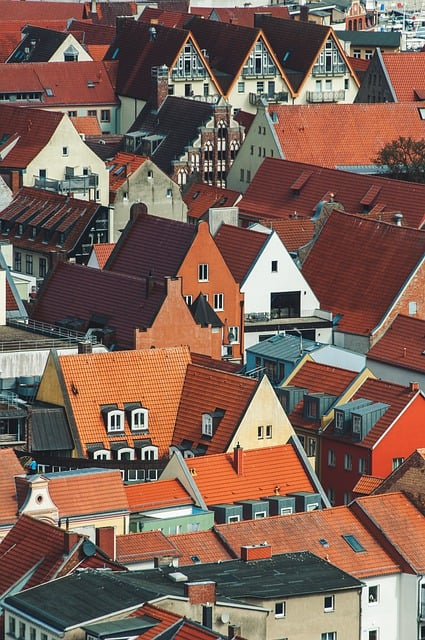
#> input picture images/houses-7924558_640.jpg, 425 x 640 px; its folder holds only this picture in this run
$ python cartoonize.py
#> lines starting #> are read from the running program, lines starting #| are printed output that depends on the picture; after the words box and inside, x2 and y2 are one past the last pixel; in counts of white or black regions, pixels touching at a corner belong together
import cv2
import numpy as np
import os

def gen_edge_image(image):
    gray_image = cv2.cvtColor(image, cv2.COLOR_BGR2GRAY)

    median_filtered_image = cv2.medianBlur(gray_image, 5)

    edges = cv2.Canny(median_filtered_image, 70, 140)

    kernel = np.ones((2, 2), np.uint8)

    dilated_image = cv2.dilate(edges, kernel, iterations=1)

    dilated_image_3D = np.dstack((dilated_image, dilated_image, dilated_image))

    return dilated_image_3D

def quantize(image):
    smoothed_image = cv2.blur(image, (3, 3))

    mask1 = (smoothed_image >= 0) & (smoothed_image <= 31)
    mask2 = (smoothed_image >= 32) & (smoothed_image <= 63)
    mask3 = (smoothed_image >= 64) & (smoothed_image <= 95)
    mask4 = (smoothed_image >= 96) & (smoothed_image <= 127)
    mask5 = (smoothed_image >= 128) & (smoothed_image <= 159)
    mask6 = (smoothed_image >= 160) & (smoothed_image <= 191)
    mask7 = (smoothed_image >= 192) & (smoothed_image <= 223)
    mask8 = (smoothed_image >= 224) & (smoothed_image <= 255)

    smoothed_image[mask1] = 0
    smoothed_image[mask2] = 47
    smoothed_image[mask3] = 80
    smoothed_image[mask4] = 112
    smoothed_image[mask5] = 144
    smoothed_image[mask6] = 176
    smoothed_image[mask7] = 208
    smoothed_image[mask8] = 255

    return smoothed_image

def gen_quantize_image(image):
    blue_channel, green_channel, red_channel = cv2.split(image)

    blue_smoothed_image_Q = quantize(blue_channel)
    green_smoothed_image_Q = quantize(green_channel)
    red_smoothed_image_Q = quantize(red_channel)

    color_image_Q = np.dstack((blue_smoothed_image_Q, green_smoothed_image_Q, red_smoothed_image_Q))

    return color_image_Q

def combine_image(edge_image, color_image):
    mask = (edge_image == 255)
    color_image[mask] = 0

    return color_image

folder_path = "./images/"
number = 0
for filename in os.listdir(folder_path):
    file_path = os.path.join(folder_path, filename)
    if os.path.isfile(file_path):
        original_image = cv2.imread(file_path)
#> original_image is the input picture: shape (640, 425, 3); mean B, G, R 87.1, 99.1, 126.2

        edge_image = gen_edge_image(original_image)
#> in gen_edge_image, `edges = cv2.Canny(median_filtered_image, 70, 140)`:
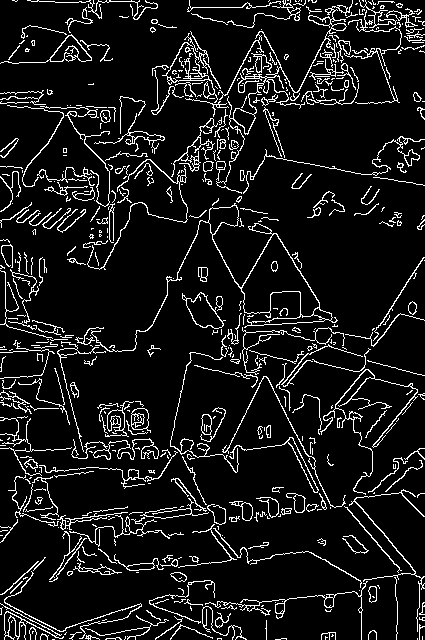
#> edges: shape (640, 425); 9.4% white in thin lines or dots

        color_image_Q = gen_quantize_image(original_image)
#> in gen_quantize_image, `blue_channel, green_channel, red_channel = cv2.split(image)`:
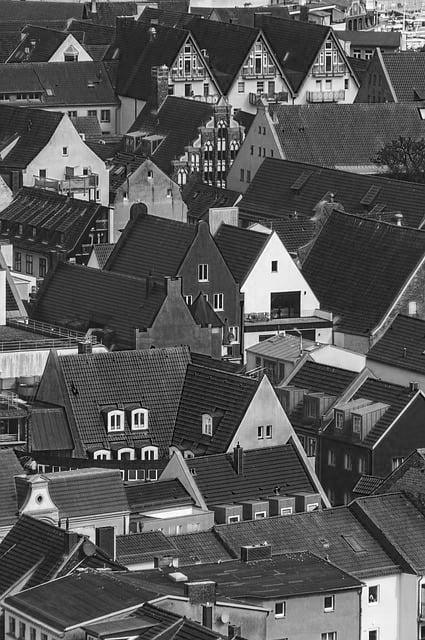
#> blue_channel: shape (640, 425); min 0, max 255, mean 87.1
#> in gen_quantize_image, `blue_channel, green_channel, red_channel = cv2.split(image)`:
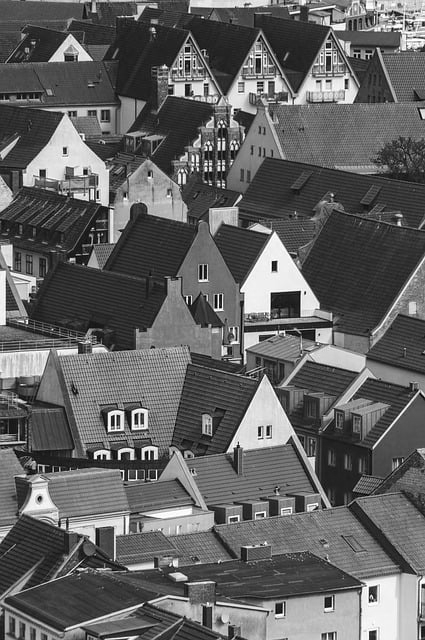
#> green_channel: shape (640, 425); min 0, max 255, mean 99.1
#> in quantize (call 3), `smoothed_image = cv2.blur(image, (3, 3))`:
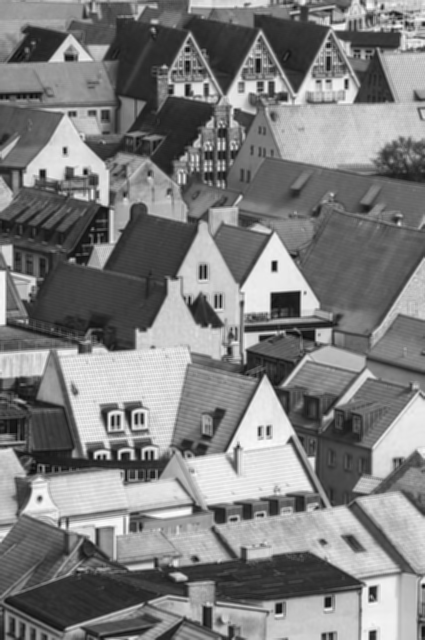
#> smoothed_image: shape (640, 425); min 12, max 252, mean 126.2
#> in quantize (call 3), `mask2 = (smoothed_image >= 32) & (smoothed_image <= 63)`:
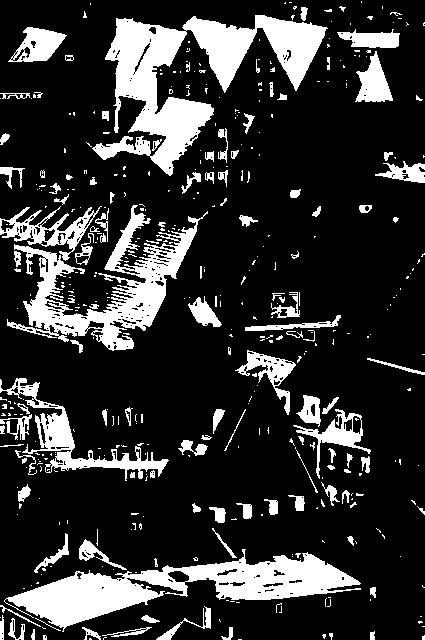
#> mask2: shape (640, 425) bool; 19.5% white; 440 white regions (321 under 20 px), largest, box (x1, y1, x2, y2) and area: (92, 15, 328, 176) 13158, (4, 549, 361, 632) 10398, (7, 205, 208, 351) 8183
#> in quantize (call 3), `mask3 = (smoothed_image >= 64) & (smoothed_image <= 95)`:
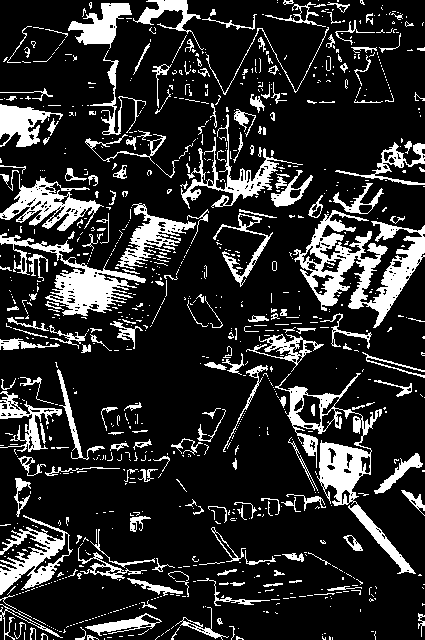
#> mask3: shape (640, 425) bool; 17.4% white; 956 white regions (748 under 20 px), largest, box (x1, y1, x2, y2) and area: (293, 210, 425, 328) 5443, (275, 373, 416, 574) 4512, (0, 233, 146, 316) 3219
#> in quantize (call 3), `mask4 = (smoothed_image >= 96) & (smoothed_image <= 127)`:
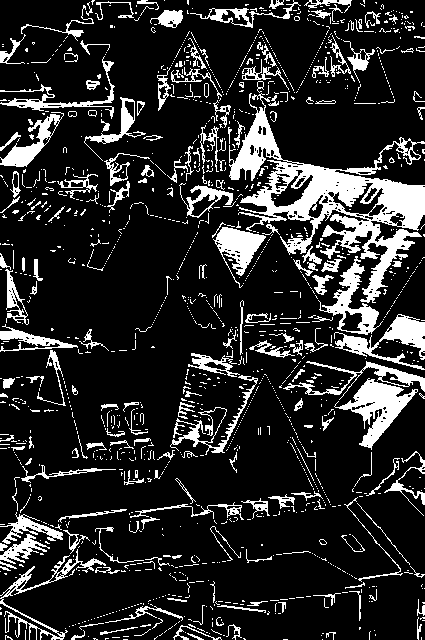
#> mask4: shape (640, 425) bool; 16.6% white; 1389 white regions (1189 under 20 px), largest, box (x1, y1, x2, y2) and area: (229, 93, 425, 303) 10869, (334, 378, 418, 450) 2112, (334, 314, 425, 370) 1649

        cartoon_image = combine_image(edge_image, color_image_Q)

        output_path = "./cartoon/" + str(number).zfill(3) + ".jpg"
        cv2.imwrite(output_path, cartoon_image)
        number = number + 1

$ run again, on images/new-york-4888829_640.jpg
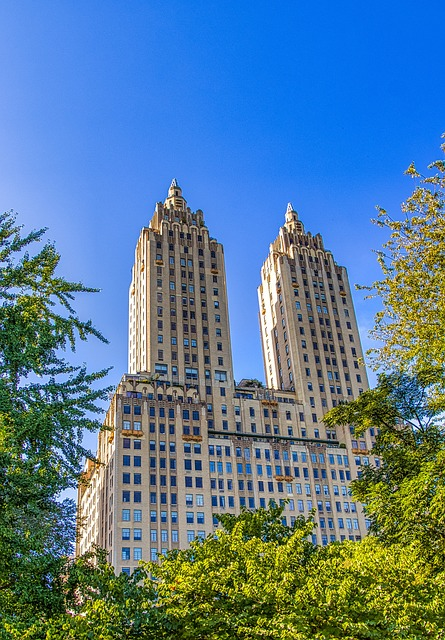
#> input picture images/new-york-4888829_640.jpg, 445 x 640 px
#> original_image is the input picture: shape (640, 445, 3); mean B, G, R 150, 123.7, 88
#> in gen_edge_image, `edges = cv2.Canny(median_filtered_image, 70, 140)`:
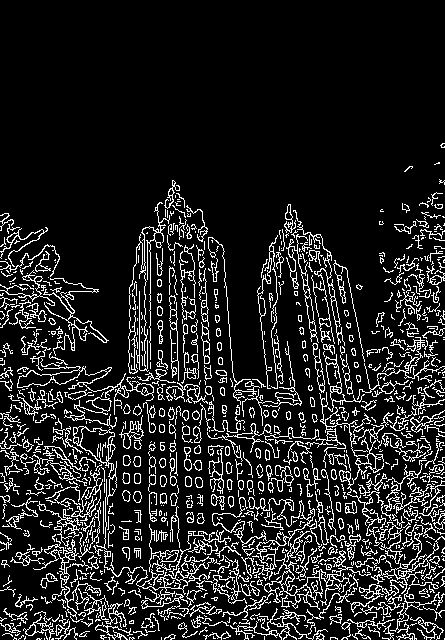
#> edges: shape (640, 445); 13% white in thin lines or dots, all inside (x1, y1, x2, y2) = (0, 143, 445, 640)
#> mask1: shape (640, 445) bool; 13.7% white; 381 white regions (328 under 20 px), largest, box (x1, y1, x2, y2) and area: (0, 433, 445, 640) 32422, (324, 386, 403, 446) 1531, (0, 477, 40, 527) 498
#> mask2: shape (640, 445) bool; 10.1% white in thin lines or dots, all inside (x1, y1, x2, y2) = (0, 163, 445, 640)
#> mask3: shape (640, 445) bool; 8.5% white in thin lines or dots, all inside (x1, y1, x2, y2) = (0, 162, 445, 640)
#> mask4: shape (640, 445) bool; 11.1% white; 982 white regions (818 under 20 px), largest, box (x1, y1, x2, y2) and area: (126, 225, 303, 437) 8180, (280, 249, 379, 458) 5471, (104, 380, 341, 531) 5381
#> mask5: shape (640, 445) bool; 8.9% white; 1002 white regions (890 under 20 px), largest, box (x1, y1, x2, y2) and area: (103, 406, 243, 576) 7393, (236, 426, 383, 546) 4976, (275, 271, 329, 439) 1571
#> mask6: shape (640, 445) bool; 3.6% white in thin lines or dots, all inside (x1, y1, x2, y2) = (0, 135, 445, 616)
#> mask7: shape (640, 445) bool; 2.5% white in thin lines or dots, all inside (x1, y1, x2, y2) = (0, 131, 445, 615)
#> mask8: shape (640, 445) bool; 41.5% white; 128 white regions (96 under 20 px), largest, box (x1, y1, x2, y2) and area: (0, 0, 445, 390) 115206, (261, 275, 276, 386) 328, (80, 429, 99, 455) 284
#> mask1: shape (640, 445) bool; 0.29% white in thin lines or dots, all inside (x1, y1, x2, y2) = (0, 221, 445, 640)
#> mask2: shape (640, 445) bool; 5.2% white in thin lines or dots, all inside (x1, y1, x2, y2) = (0, 192, 445, 640)
#> mask4: shape (640, 445) bool; 32.8% white; 1112 white regions (855 under 20 px), largest, box (x1, y1, x2, y2) and area: (113, 0, 445, 192) 46478, (115, 179, 233, 550) 8632, (189, 479, 445, 640) 4715
#> mask5: shape (640, 445) bool; 34.7% white; 1009 white regions (835 under 20 px), largest, box (x1, y1, x2, y2) and area: (0, 0, 445, 434) 66128, (80, 372, 392, 586) 12795, (274, 260, 335, 439) 3405
#> mask6: shape (640, 445) bool; 10.7% white; 938 white regions (795 under 20 px), largest, box (x1, y1, x2, y2) and area: (0, 86, 96, 288) 7464, (46, 291, 136, 391) 3500, (351, 284, 412, 390) 2118
#> mask7: shape (640, 445) bool; 1.6% white in thin lines or dots, all inside (x1, y1, x2, y2) = (0, 180, 445, 637)
#> mask8: shape (640, 445) bool; 0.5% white; 76 white regions (62 under 20 px), largest, box (x1, y1, x2, y2) and area: (261, 280, 277, 388) 544, (270, 260, 277, 304) 152, (129, 317, 135, 341) 72
#> mask1: shape (640, 445) bool; 16.4% white; 730 white regions (647 under 20 px), largest, box (x1, y1, x2, y2) and area: (160, 0, 445, 184) 39555, (23, 589, 64, 619) 397, (26, 559, 60, 591) 245
#> mask2: shape (640, 445) bool; 17.6% white; 887 white regions (733 under 20 px), largest, box (x1, y1, x2, y2) and area: (85, 0, 445, 228) 20754, (0, 304, 101, 634) 10846, (106, 568, 245, 640) 2551
#> mask3: shape (640, 445) bool; 22% white; 1295 white regions (998 under 20 px), largest, box (x1, y1, x2, y2) and area: (3, 0, 296, 295) 26763, (293, 177, 445, 288) 3659, (334, 368, 445, 434) 1577
#> in quantize (call 3), `mask4 = (smoothed_image >= 96) & (smoothed_image <= 127)`:
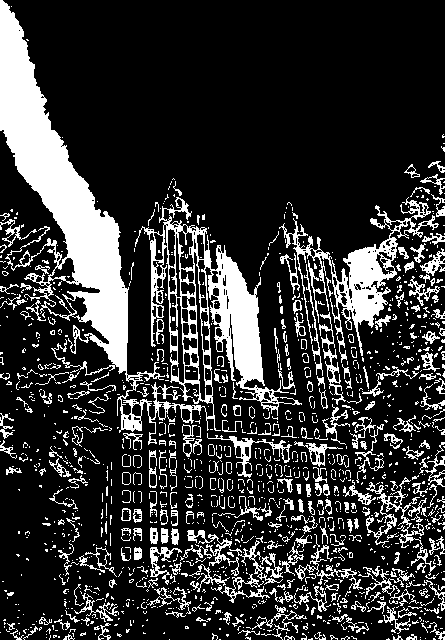
#> mask4: shape (640, 445) bool; 20.2% white; 1341 white regions (1052 under 20 px), largest, box (x1, y1, x2, y2) and area: (0, 0, 302, 445) 26276, (279, 197, 439, 363) 4845, (366, 477, 436, 576) 978

$ run again, on images/siena-city-7311781_640.jpg
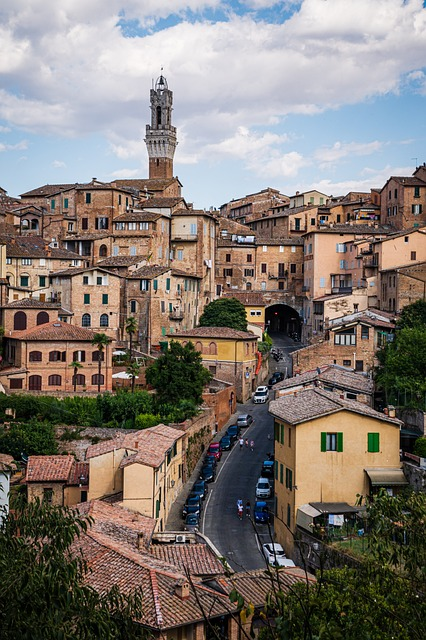
#> input picture images/siena-city-7311781_640.jpg, 426 x 640 px
#> original_image is the input picture: shape (640, 426, 3); mean B, G, R 113.8, 120.3, 128.8
#> in gen_edge_image, `edges = cv2.Canny(median_filtered_image, 70, 140)`:
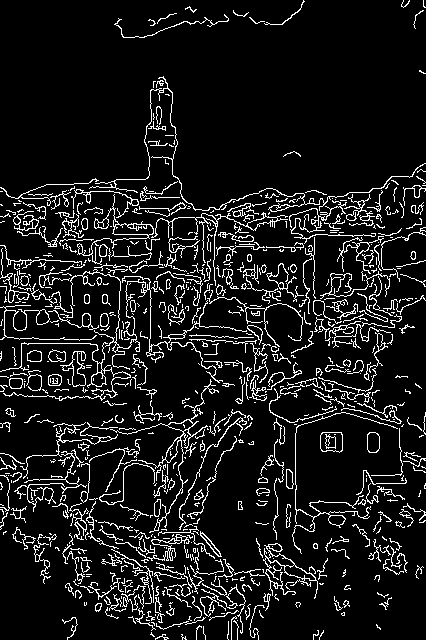
#> edges: shape (640, 426); 9.9% white in thin lines or dots
#> dilated_image: shape (640, 426); 21.3% white in thin lines or dots
#> dilated_image_3D: shape (640, 426, 3); 21.3% white in thin lines or dots
#> mask1: shape (640, 426) bool; 18.7% white; 427 white regions (334 under 20 px), largest, box (x1, y1, x2, y2) and area: (0, 472, 426, 640) 27951, (0, 342, 212, 461) 9522, (371, 300, 426, 419) 4275
#> mask2: shape (640, 426) bool; 13.9% white; 891 white regions (695 under 20 px), largest, box (x1, y1, x2, y2) and area: (178, 410, 399, 626) 8930, (0, 420, 156, 617) 3227, (174, 415, 253, 531) 1768
#> mask3: shape (640, 426) bool; 17.1% white; 768 white regions (637 under 20 px), largest, box (x1, y1, x2, y2) and area: (166, 211, 395, 605) 14156, (0, 158, 210, 344) 7224, (69, 470, 237, 629) 4155
#> mask4: shape (640, 426) bool; 12.4% white; 964 white regions (799 under 20 px), largest, box (x1, y1, x2, y2) and area: (72, 430, 223, 581) 5123, (296, 414, 402, 506) 3179, (148, 268, 212, 350) 1422
#> mask5: shape (640, 426) bool; 7.5% white; 673 white regions (583 under 20 px), largest, box (x1, y1, x2, y2) and area: (296, 419, 366, 511) 2810, (72, 272, 120, 335) 1434, (270, 385, 376, 420) 1238
#> mask6: shape (640, 426) bool; 1.6% white; 380 white regions (337 under 20 px), largest, box (x1, y1, x2, y2) and area: (175, 219, 197, 238) 275, (315, 235, 326, 292) 269, (325, 296, 365, 312) 170
#> mask7: shape (640, 426) bool; 16.5% white; 190 white regions (169 under 20 px), largest, box (x1, y1, x2, y2) and area: (0, 0, 426, 192) 43238, (214, 39, 244, 53) 214, (346, 139, 363, 148) 88
#> mask8: shape (640, 426) bool; 12.2% white; 77 white regions (62 under 20 px), largest, box (x1, y1, x2, y2) and area: (174, 111, 402, 210) 13561, (56, 16, 309, 99) 9808, (0, 127, 148, 197) 5875
#> mask1: shape (640, 426) bool; 9.8% white; 621 white regions (476 under 20 px), largest, box (x1, y1, x2, y2) and area: (250, 562, 426, 640) 4141, (0, 560, 103, 640) 3955, (100, 604, 243, 640) 1839
#> mask2: shape (640, 426) bool; 17.8% white; 632 white regions (480 under 20 px), largest, box (x1, y1, x2, y2) and area: (174, 409, 426, 640) 17066, (0, 452, 162, 640) 6151, (0, 343, 218, 456) 6128
#> mask3: shape (640, 426) bool; 15.7% white; 1018 white regions (842 under 20 px), largest, box (x1, y1, x2, y2) and area: (0, 183, 198, 407) 5535, (168, 334, 325, 531) 3914, (62, 521, 239, 630) 3537
#> mask4: shape (640, 426) bool; 12.5% white; 989 white regions (819 under 20 px), largest, box (x1, y1, x2, y2) and area: (96, 402, 223, 577) 2777, (290, 328, 380, 390) 1815, (44, 191, 158, 251) 1746
#> mask5: shape (640, 426) bool; 8.7% white; 845 white regions (724 under 20 px), largest, box (x1, y1, x2, y2) and area: (88, 476, 187, 580) 1987, (76, 424, 185, 501) 1894, (270, 385, 378, 421) 1374
#> mask6: shape (640, 426) bool; 11.2% white; 447 white regions (360 under 20 px), largest, box (x1, y1, x2, y2) and area: (326, 43, 426, 168) 5491, (296, 416, 398, 516) 5334, (116, 0, 304, 37) 2662
#> mask7: shape (640, 426) bool; 19.9% white; 160 white regions (138 under 20 px), largest, box (x1, y1, x2, y2) and area: (0, 0, 426, 210) 52678, (325, 307, 342, 318) 95, (176, 222, 191, 234) 93
#> mask8: shape (640, 426) bool; 4.3% white; 62 white regions (41 under 20 px), largest, box (x1, y1, x2, y2) and area: (97, 23, 242, 77) 4826, (303, 0, 401, 28) 2273, (209, 126, 278, 157) 788
#> mask1: shape (640, 426) bool; 12.6% white; 377 white regions (308 under 20 px), largest, box (x1, y1, x2, y2) and area: (0, 516, 161, 640) 7003, (250, 550, 426, 640) 6190, (82, 344, 205, 429) 3583
#> mask2: shape (640, 426) bool; 12.7% white; 655 white regions (501 under 20 px), largest, box (x1, y1, x2, y2) and area: (225, 461, 426, 640) 8204, (213, 408, 298, 572) 4417, (0, 475, 144, 627) 3810
#> mask3: shape (640, 426) bool; 9.5% white in thin lines or dots
#> in quantize (call 3), `mask4 = (smoothed_image >= 96) & (smoothed_image <= 127)`:
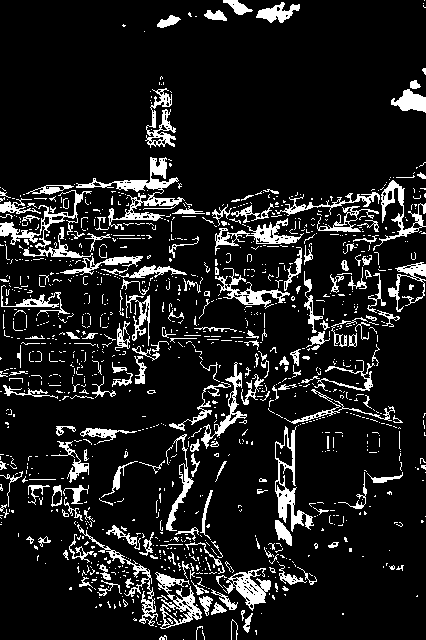
#> mask4: shape (640, 426) bool; 11.6% white; 1160 white regions (971 under 20 px), largest, box (x1, y1, x2, y2) and area: (76, 157, 185, 230) 1633, (275, 426, 314, 532) 1054, (0, 190, 92, 248) 868

$ run again, on images/japan-8050484_640.jpg
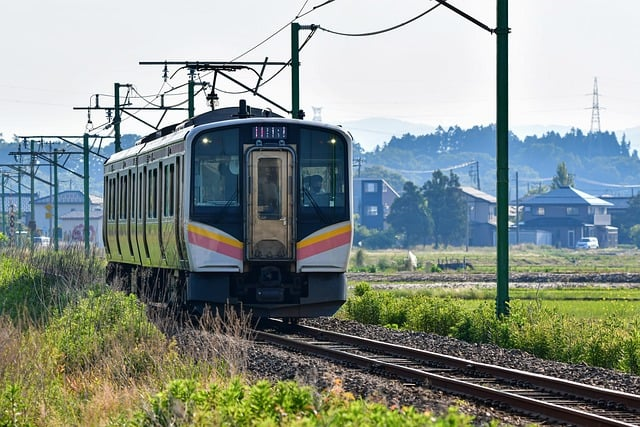
#> input picture images/japan-8050484_640.jpg, 640 x 427 px
#> original_image is the input picture: shape (427, 640, 3); mean B, G, R 139.3, 145.9, 135.8
#> edges: shape (427, 640); 10.5% white in thin lines or dots
#> dilated_image: shape (427, 640); 22.7% white in thin lines or dots
#> dilated_image_3D: shape (427, 640, 3); 22.7% white in thin lines or dots
#> mask1: shape (427, 640) bool; 5.5% white; 397 white regions (337 under 20 px), largest, box (x1, y1, x2, y2) and area: (320, 332, 640, 415) 2228, (377, 365, 625, 427) 2163, (195, 260, 341, 328) 2151
#> mask2: shape (427, 640) bool; 16.8% white; 805 white regions (681 under 20 px), largest, box (x1, y1, x2, y2) and area: (106, 123, 350, 338) 12459, (340, 0, 640, 381) 9177, (0, 266, 121, 421) 3946
#> mask3: shape (427, 640) bool; 18.8% white; 829 white regions (712 under 20 px), largest, box (x1, y1, x2, y2) and area: (0, 175, 496, 427) 23286, (298, 241, 592, 381) 4170, (505, 286, 640, 351) 3873
#> mask4: shape (427, 640) bool; 9.6% white; 1284 white regions (1129 under 20 px), largest, box (x1, y1, x2, y2) and area: (0, 140, 108, 275) 2012, (348, 250, 497, 284) 1629, (509, 259, 640, 284) 1404
#> mask5: shape (427, 640) bool; 9% white; 928 white regions (841 under 20 px), largest, box (x1, y1, x2, y2) and area: (298, 35, 497, 299) 8883, (508, 200, 640, 268) 3698, (138, 128, 242, 271) 1211
#> mask6: shape (427, 640) bool; 6.4% white; 813 white regions (730 under 20 px), largest, box (x1, y1, x2, y2) and area: (509, 161, 640, 256) 2262, (349, 158, 476, 259) 1866, (376, 125, 492, 158) 1206
#> mask7: shape (427, 640) bool; 6.5% white; 643 white regions (575 under 20 px), largest, box (x1, y1, x2, y2) and area: (509, 127, 640, 202) 5604, (350, 113, 496, 224) 4849, (89, 154, 104, 203) 538
#> mask8: shape (427, 640) bool; 27.3% white; 107 white regions (58 under 20 px), largest, box (x1, y1, x2, y2) and area: (0, 0, 305, 143) 25625, (300, 6, 496, 154) 20310, (509, 0, 640, 158) 17640
#> mask1: shape (427, 640) bool; 6.1% white; 114 white regions (95 under 20 px), largest, box (x1, y1, x2, y2) and area: (177, 260, 640, 415) 9129, (256, 334, 624, 427) 3113, (192, 123, 348, 242) 2934
#> mask2: shape (427, 640) bool; 9.6% white; 614 white regions (508 under 20 px), largest, box (x1, y1, x2, y2) and area: (190, 126, 349, 328) 7920, (482, 0, 509, 320) 2872, (106, 262, 219, 331) 2219
#> mask3: shape (427, 640) bool; 11% white; 906 white regions (760 under 20 px), largest, box (x1, y1, x2, y2) and area: (298, 300, 640, 394) 5380, (0, 256, 96, 332) 2895, (131, 268, 331, 393) 2759
#> mask4: shape (427, 640) bool; 16.1% white; 1224 white regions (1069 under 20 px), largest, box (x1, y1, x2, y2) and area: (353, 171, 497, 250) 6735, (0, 143, 130, 389) 5678, (53, 321, 335, 394) 5336
#> mask5: shape (427, 640) bool; 17.6% white; 1113 white regions (986 under 20 px), largest, box (x1, y1, x2, y2) and area: (0, 290, 279, 427) 11191, (299, 126, 497, 285) 6765, (508, 130, 640, 228) 4262
#> mask6: shape (427, 640) bool; 10.3% white; 1093 white regions (963 under 20 px), largest, box (x1, y1, x2, y2) and area: (361, 146, 496, 197) 2803, (509, 232, 640, 275) 2063, (565, 153, 640, 199) 1946
#> mask7: shape (427, 640) bool; 2.4% white in thin lines or dots
#> mask8: shape (427, 640) bool; 26.9% white; 79 white regions (35 under 20 px), largest, box (x1, y1, x2, y2) and area: (0, 0, 305, 142) 25304, (300, 6, 496, 153) 20122, (509, 0, 640, 157) 17415
#> mask1: shape (427, 640) bool; 10.2% white; 195 white regions (155 under 20 px), largest, box (x1, y1, x2, y2) and area: (175, 255, 467, 368) 8780, (190, 123, 349, 254) 8486, (495, 0, 509, 317) 2924
#> mask2: shape (427, 640) bool; 10.8% white; 707 white regions (564 under 20 px), largest, box (x1, y1, x2, y2) and area: (106, 183, 216, 330) 1907, (238, 139, 345, 303) 1906, (399, 368, 626, 427) 1733
#> mask3: shape (427, 640) bool; 13% white; 981 white regions (837 under 20 px), largest, box (x1, y1, x2, y2) and area: (298, 295, 640, 394) 5055, (353, 171, 498, 249) 3465, (508, 167, 608, 249) 2548
#> in quantize (call 3), `mask4 = (smoothed_image >= 96) & (smoothed_image <= 127)`:
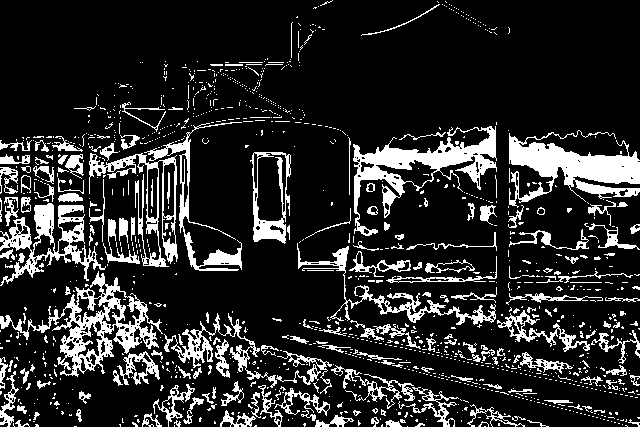
#> mask4: shape (427, 640) bool; 16.4% white; 1221 white regions (1034 under 20 px), largest, box (x1, y1, x2, y2) and area: (509, 130, 640, 208) 4597, (353, 126, 497, 236) 4162, (0, 271, 163, 377) 4002
